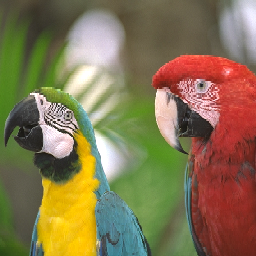
%> input picture scripts/PERROQUE_256_256.bmp, 256 x 256 px
$ octave mif_gen.m   (GNU Octave 9; MATLAB toolbox functions it lacks are replaced by stand-ins)
%> lines starting %> are read from the running program, lines starting %| are printed output that depends on the picture
%==========================================================================
% Author : Marc Gruchet
% Description : Converts a 24-bit BMP image into a .mif file (Memory
%               Initialization File) for use in FPGA memory blocks.
%               Each pixel is encoded on 12 bits (4 bits per RGB channel).
%==========================================================================

clear global;
clc;

% Read the image data: three superimposed RGB matrices (24-bit BMP format)
img = imread('PERROQUE_256_256.bmp');
%> img is the input picture: size 256x256x3 uint8; mean R, G, B 132.7, 117.2, 81.3

% Extract each color channel matrix
VECTOR_R = img(:,:,1);
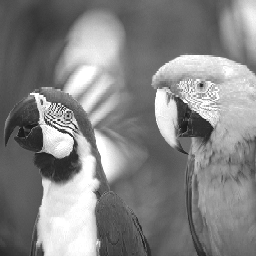
%> VECTOR_R: size 256x256 uint8; min 23, max 255, mean 132.7
VECTOR_G = img(:,:,2);
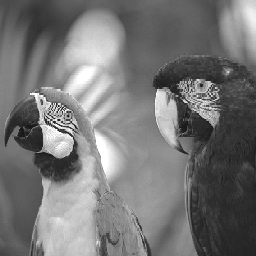
%> VECTOR_G: size 256x256 uint8; min 21, max 255, mean 117.2
VECTOR_B = img(:,:,3);
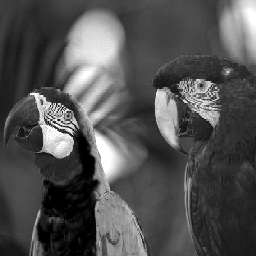
%> VECTOR_B: size 256x256 uint8; min 0, max 255, mean 81.3

[L,C] = size(VECTOR_R);   % Get number of rows (L) and columns (C)
%> L = 256; C = 256
N = L*C;                  % Total RAM size (number of pixels)
%> N = 65536
word_len = 12;            % Word size: 12 bits per pixel (4 bits R + 4 bits G + 4 bits B)

% Reshape the matrices into a 1xN vector (linear addressing)
data_R = reshape(VECTOR_R, 1, N);
data_G = reshape(VECTOR_G, 1, N);
data_B = reshape(VECTOR_B, 1, N);

% Convert each channel from 8 bits (0-255) down to 4 bits (0-15).
% We divide by 17 instead of 16 to avoid overflow:
% 255/16 = 15.9375 -> would round up to 16 = b'10000' (5 bits), which exceeds 4 bits.
% 255/17 = 15      -> stays within 4 bits.
data_R = VECTOR_R./17;
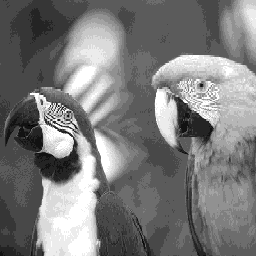
%> data_R: size 256x256 uint8; min 1, max 15, mean 7.81; drawn with min black and max white
data_G = VECTOR_G./17;
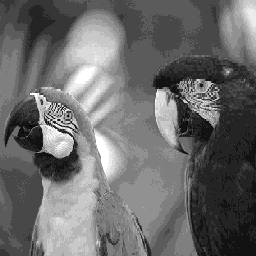
%> data_G: size 256x256 uint8; min 1, max 15, mean 6.89; drawn with min black and max white
data_B = VECTOR_B./17;

% Create / open the output .mif file
fid = fopen('PERROQUET.mif', 'w');

% Write the .mif file header
fprintf(fid, 'DEPTH=%d;\n', N);            % Number of memory words
fprintf(fid, 'WIDTH=%d;\n', word_len);     % Word width in bits
fprintf(fid, 'ADDRESS_RADIX = UNS;\n');    % Addresses in unsigned decimal
fprintf(fid, 'DATA_RADIX = HEX;\n');       % Data values in hexadecimal
fprintf(fid, 'CONTENT\t');
fprintf(fid, 'BEGIN\n');                   % Required .mif syntax

% Write the image data as concatenated RGB hexadecimal values
for i = 0 : N-1
    fprintf(fid, '\t%d\t:\t%x%x%x;\n', i, data_R(i+1), data_G(i+1), data_B(i+1));
end

fprintf(fid, 'END;\n');   % End of .mif file
fclose(fid);              % Close the file
